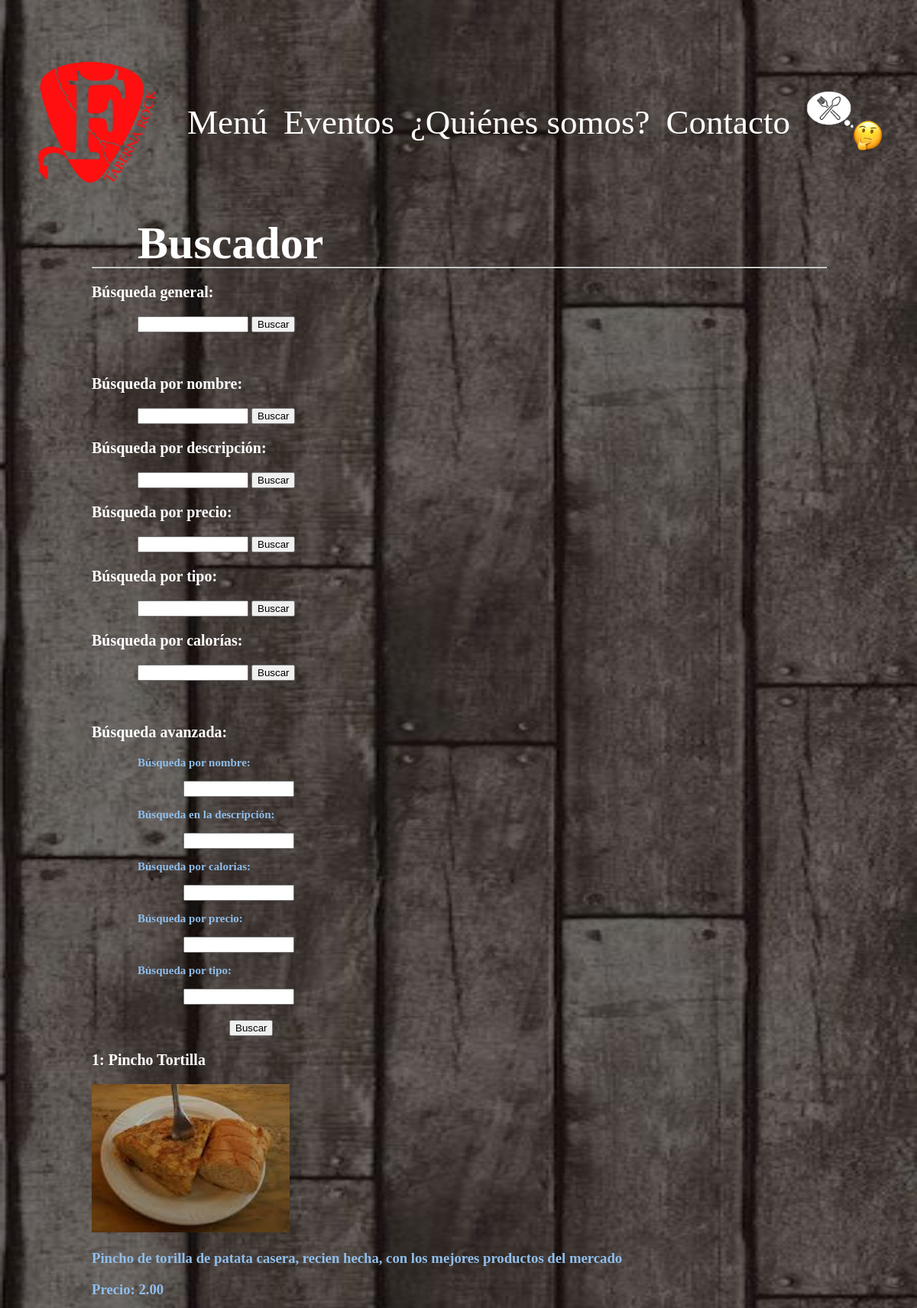
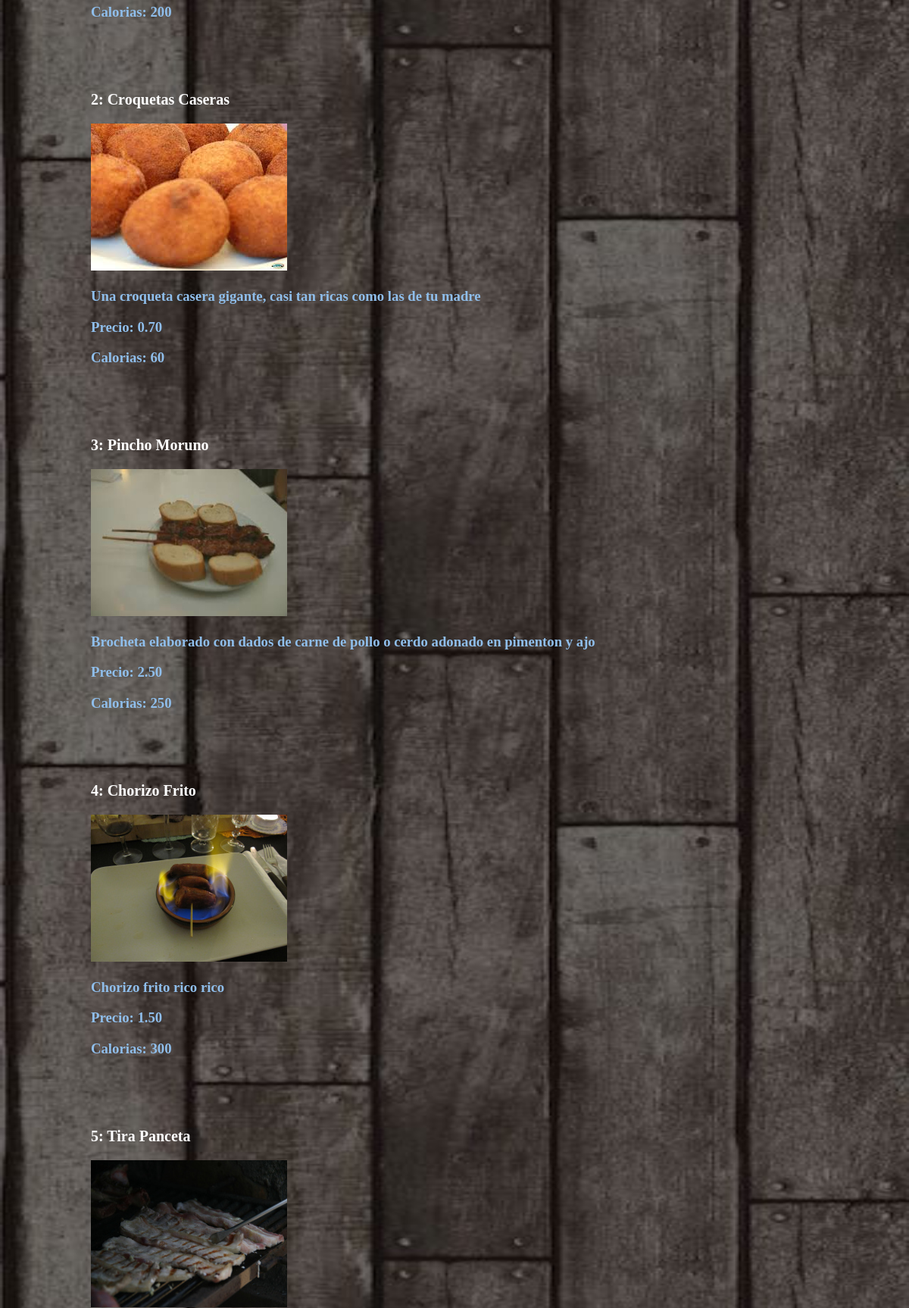
/menuPage/menu.php (upper part), run on the app's committed database (2 pictures, top to bottom).
### tables this page shows
create table food
(
	id_product int unsigned not null auto_increment primary key,
	product_name char(30) not null,
	description text not null,
	calories char (5),
	price float(4,2),
	kind char (20),
	image char(50)
);

### menuPage/menu.php (the view, shortened to what this page needs)
<?php include('../header.php'); ?>
<html>
	<head>
        <h1 class="title_Name"> Buscador </h1>
	    <hr align="left" class="title_Underline">
	</head>
	<body>
        <h3 class="buscador">Búsqueda general: </h3>
        <form action = "resultado.php" method="post">
            <input class="text" name="search" tipe="text" size="15" maxlength="20">
            <input type="submit" value="Buscar"><br><br><br>
        </form>
        <h3 class="buscador">Búsqueda por nombre: </h3>
        <form action = "resultado.php" method="post">
            <input class="text" name="product_name_only" tipe="text" size="15" maxlength="20">
            <input type="submit" value="Buscar"><br>
        </form>
        <h3 class="buscador">Búsqueda por descripción: </h3>
        <form action = "resultado.php" method="post">
            <input class="text" name="description_only" tipe="text" size="15" maxlength="20">
            <input type="submit" value="Buscar"><br>
        </form>
        <h3 class="buscador">Búsqueda por precio: </h3>
        <form action = "resultado.php" method="post">
            <input class="text" name="price_only" tipe="text" size="15" maxlength="20">
            <input type="submit" value="Buscar"><br>
        </form>
        <h3 class="buscador">Búsqueda por tipo: </h3>
        <form action = "resultado.php" method="post">
            <input class="text" name="kind_only" tipe="text" size="15" maxlength="20">
            <input type="submit" value="Buscar"><br>
        </form>
        <h3 class="buscador">Búsqueda por calorías: </h3>
        <form action = "resultado.php" method="post">
            <input class="text" name="calories_only" tipe="text" size="15" maxlength="20">
            <input type="submit" value="Buscar"><br><br><br>
        </form>
        <h3 class="buscador">Búsqueda avanzada: </h3>
        <form action="resultado.php" method="post">
            <h3 class='buscadorAvanzado'>Búsqueda por nombre: </h3>
            <input class="textAvanzado" name="product_name" tipe="text" size="15" maxlength="20"><br>
            <h3 class="buscadorAvanzado">Búsqueda en la descripción: </h3>
            <input class="textAvanzado" name="description" tipe="text" size="15" maxlength="20"><br>
            <h3 class="buscadorAvanzado">Búsqueda por calorías: </h3>
            <input class="textAvanzado" name="calories" tipe="text" size="15" maxlength="20"><br>
            <h3 class="buscadorAvanzado">Búsqueda por precio: </h3>
            <input class="textAvanzado" name="price" tipe="text" size="15" maxlength="20"><br>
            <h3 class="buscadorAvanzado">Búsqueda por tipo: </h3>
            <input class="textAvanzado" name="kind" tipe="text" size="15" maxlength="20"><br>
            <input class="boton" type="submit" value="Buscar">
        </form>
        <?php
            @	$db	=	mysqli_connect('localhost',	'root',	'',	'FarolesTabernaRock');
            mysqli_set_charset($db,"utf8");
            $query = "select * from food";
            $resultado = mysqli_query($db,$query);
            $num = mysqli_num_rows($resultado);
            for($i=0;$i<$num;$i++)
            {
                $fila=mysqli_fetch_array($resultado);
                $j = $i + 1;
                echo  "<h3 class=\"nombre\">$j: ".$fila['product_name']."</h3>";
                echo  "<img class='menuPhoto' src='../photos/FotosMenu/".$fila['image']."'/>";
                echo  "<h3 class=\"parrafo\">" .$fila['description']."</h3>";
                echo  "<h3 class=\"parrafo\">Precio: ".$fila['price']."</h3>";
                echo  "<h3 class=\"parrafo\">Calorias: ".$fila['calories']."</h3><br><br><br>";
            }
        ?>
    </body>
</html>

### header.php (shortened to what this page needs)
<!DOCTYPE html>
<html>
<head>
	<link rel="stylesheet" href="../headerStyle.css" type="text/css" />
	<link rel="stylesheet" href="./style.css" type="text/css" />
</head>
<body>
	<header>
		<div class="header">
			<a class="logo" href="../indexPage/index.php">
				<img class="logo" src="../photos/rojo.png" alt="Logo Faroles Taberna Rock"/>
			</a>
			<nav class="headerMenu">
				<a class="menu" href="../menuPage/menu.php"> Menú</a>
				<a class="menu" href="../eventsPage/events.php"> Eventos</a>
				<a class="menu" href="../aboutUsPage/aboutUs.php"> ¿Quiénes somos?</a>
				<a class="menu" href="../contactPage/contact.php"> Contacto</a>
				<a class="foodThinking" href="../orderPage/orders.php">
					<img class="foodThinking" src="../photos/FoodThinking.png" alt="Thinking in food" />
				</a>
			</nav>
		</div>
	</header>

### headerStyle.css (style rules this page uses)
body { margin: 0; padding: 0; background-image: url(./photos/background.jpg); background-repeat: repeat-x repeat-y; background-size: 341px 400px; }
header { overflow: hidden; display: flex; height: 200px; padding-left: 2%; padding-right: 2%; padding-top: 5%; }
div.header { display: flex; justify-content: space-between; align-items: center; height: 100%; width: 100%; margin: 0; }
img.logo { height: 100%; float: left; }
nav.headerMenu { height: 25%; margin-top: 1%; margin-bottom: 1%; display: flex; flex-direction: row; justify-content: space-evenly; align-items: center; width: 100%; height: 100%; }
a.menu { font-size: 45px; text-decoration-line: none; color: white; }
a.logo { height: 100%; }
a.foodThinking { height: 100px; }
img.foodThinking { height: 100%; }
h1.title_Name { margin-top: 2%; margin-left: 15%; height: 25px; display: flex; justify-content: flex-start; font-size: 60px; color: white; }
hr.title_Underline { margin-left: 10%; width: 80%; size: 3px; color: white; background: white; }

### menuPage/style.css (style rules this page uses)
body { margin: 0; padding: 0; background-image: url(../photos/background.jpg); background-size: 100% 100%; }
header { overflow: hidden; display: flex; height: 200px; padding-left: 2%; padding-right: 2%; padding-top: 5%; }
div.header { display: flex; justify-content: space-between; align-items: center; height: 100%; width: 100%; margin: 0; }
img.logo { height: 100%; float: left; }
nav.headerMenu { height: 25%; margin-top: 1%; margin-bottom: 1%; display: flex; flex-direction: row; justify-content: space-evenly; align-items: center; width: 100%; height: 100%; }
a.menu { font-size: 45px; text-decoration-line: none; color: white; }
a.logo { height: 100%; }
a.foodThinking { height: 100px; }
img.foodThinking { height: 100%; }
h1.title_Name { margin-top: 2%; margin-left: 15%; height: 25px; display: flex; justify-content: flex-start; font-size: 60px; color: white; }
hr.title_Underline { margin-left: 10%; width: 80%; size: 3px; color: white; background: white; }
h3.buscador { font-size: 20px; margin-left: 10%; text-align: left; color: white; }
h3.buscadorAvanzado { font-size: 15px; margin-left: 15%; text-align: left; color: rgb(143, 190, 235); }
input.text { margin-left: 15%; }
input.textAvanzado { margin-left: 20%; }
input.boton { margin-top: 20px; margin-left: 25%; }
h3.nombre { color: white; font-size: 20px; margin-left: 10%; }
h3.parrafo { color: rgb(143, 190, 235); margin-left: 10%; }
img.menuPhoto { width: 259px; margin-left: 10%; }

### data on the page
food: j "1", product_name "Pincho Tortilla", image (picture), description "Pincho de torilla de patata casera, recien hecha, con los mejores productos del mercado", price "2.00", calories "200"
food: j "2", product_name "Croquetas Caseras", image (picture), description "Una croqueta casera gigante, casi tan ricas como las de tu madre", price "0.70", calories "60"
food: j "3", product_name "Pincho Moruno", image (picture), description "Brocheta elaborado con dados de carne de pollo o cerdo adonado en pimenton y ajo", price "2.50", calories "250"
food: j "4", product_name "Chorizo Frito", image (picture), description "Chorizo frito rico rico", price "1.50", calories "300"
food: j "5", product_name "Tira Panceta", image (picture)
